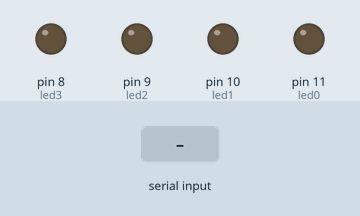
Bench run of a program on a simulated Arduino Mega 2560, built with avr-gcc and run on an emulated ATmega2560. Parts: output pins drawn as LEDs (lit = HIGH). Inputs (shaded band) come from the test bench. Random numbers use the default seed unless the program sets one; what the program prints to the serial monitor is not drawn.

Above: at 1.2 s.
1.3 s: "90,45\n" received over Serial
At 3.5 s:
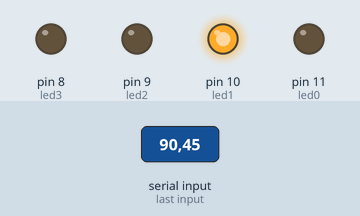
4.3 s: "30,150\n" received over Serial
At 6.4 s:
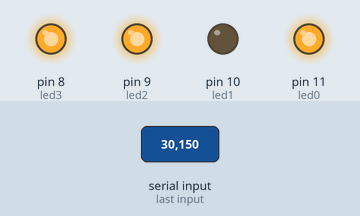
6.7 s: "90,45\n" received over Serial
At 8.0 s:
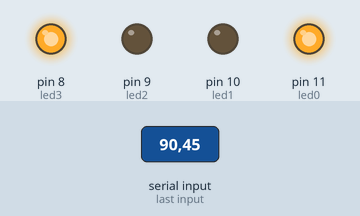
Timing chart, 0 to 9.7 s (numbered marks = the images above; inputs shaded):
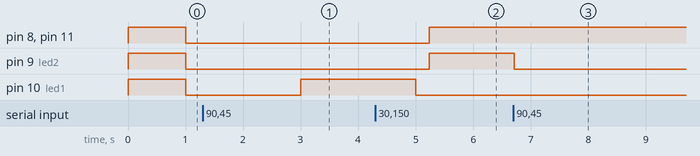

Measured:
- after the input at 4.3 s, pin 10 (led1): HIGH → LOW after 0.70 s
- after the input at 6.7 s, pin 9 (led2): HIGH → LOW at once

The program:

main.cpp
```cpp
#include <Arduino.h>

int user;
int user_arr[4];
int pass[4];

int attempt=3;
int error =0;

int led0=11;
int led1=10;
int led2=9;
int led3=8;

int tog0, tog1, tog2, tog3, num;

void setup(){

  Serial.begin(9600);

  randomSeed(analogRead(0));
  num = random(9999);
  Serial.println(num);
  pass[3] = num % 10;  num /= 10;
  pass[2] = num % 10;  num /= 10;
  pass[1] = num % 10;  num /= 10;
  pass[0] = num % 10;

  // Set pin to only outupt and low
  pinMode(led0,OUTPUT); pinMode(led1,OUTPUT); pinMode(led2,OUTPUT); pinMode(led3, OUTPUT);
  digitalWrite(led0, LOW); digitalWrite(led1, LOW); digitalWrite(led2, LOW); digitalWrite(led3, LOW);

  noInterrupts(); //disable all interrupts

  //Timer 1 init to 1Hz
  TCCR1A=0;
  TCCR1B=0;
  TCNT1=0;
  OCR1A = 15624; // OCR3A = 16M / (1Hz * 1024) -1 ;
  TCCR1B |= (1<<WGM12); //WGM4
  TCCR1B |= (1<<CS12) | (0<<CS11) | (1<<CS10); //prescalar value = 1024;
  TIMSK1 |= (1<<OCIE1A); // enable overflow flag

  //Timer 3 init to 1Hz
  TCCR3A=0;
  TCCR3B=0;
  TCNT3=0;
  OCR3A = 15624; // OCR3A = 16M / (1Hz * 1024) -1 ;
  TCCR3B |= (1<<WGM32); //WGM4
  TCCR3B |= (1<<CS32) | (0<<CS31) | (1<<CS30); //prescalar value = 1024;
  TIMSK3 |= (1<<OCIE3A); // enable overflow flag

  //Timer 4 init to 1Hz
  TCCR4A=0;
  TCCR4B=0;
  TCNT4=0;
  OCR4A = 15624; // OCR3A = 16M / (1Hz * 1024) -1 ;
  TCCR4B |= (1<<WGM42); //WGM4
  TCCR4B |= (1<<CS42) | (0<<CS41) | (1<<CS40); //prescalar value = 1024;
  TIMSK4 |= (1<<OCIE4A); // enable overflow flag

  //Timer 5 init to 1Hz
  TCCR5A=0;
  TCCR5B=0;
  TCNT5=0;
  OCR5A = 15624; // OCR3A = 16M / (1Hz * 1024) -1 ;
  TCCR5B |= (1<<WGM52); //WGM4
  TCCR5B |= (1<<CS52) | (0<<CS51) | (1<<CS50); //prescalar value = 1024;
  TIMSK5 |= (1<<OCIE5A); // enable overflow flag

  interrupts(); //enable all interrupts


}
void loop(){
  if (Serial.available()>0){
    //parse input
    user = Serial.parseInt();
    for (int j=3; j>=0; j--){
      user_arr[j] = user % 10;
      user /= 10;
      Serial.println(user_arr[j]);
    }
    attempt -= 1;

    if( (user_arr[0] == pass[0])  && (user_arr[1] == pass[1]) && (user_arr[2] == pass[2]) && (user_arr[3] == pass[3])   ){
      tog0 = 1;
      tog1 = 1;
      tog2 = 1;
      tog3 = 1;
      Serial.print("UNLOCKED\n");
    }

    //check for attempts left
    if (attempt == 0){
      //if any key is wrong, all led on
      if( (user_arr[0] != pass[0])  || (user_arr[1] != pass[1]) || (user_arr[2] != pass[2]) || (user_arr[3] != pass[3])   ){
        error = 1234;
        tog0=0;
        tog1=0;
        tog2=0;
        tog3=0;
        Serial.print("ERROR: No attempt left\n");
      }
    }
    if (attempt !=0){
      Serial.print("REMAINING attempt: ");
      Serial.print(attempt);
      //turn off led if correct
      if (user_arr[0] == pass[0]) tog0 = 1;
      if (user_arr[1] == pass[1]) tog1 = 1;
      if (user_arr[2] == pass[2]) tog2 = 1;
      if (user_arr[3] == pass[3]) tog3 = 1;

      // if not
      // increase to 5Hz and set tog =0
      if (attempt == 2){
        if (user_arr[0] != pass[0]){
          OCR1A = 3124;
          tog0=0;
        }
        if (user_arr[1] != pass[1]){
          OCR3A = 3124;
          tog1=0;
        }
        if (user_arr[2] != pass[2]){
          OCR4A = 3124;
          tog2=0;
        }
        if (user_arr[3] != pass[3]){
          OCR5A = 3124;
          tog3=0;
        }
      }

      // increase to 25Hz and set tog =0
      if (attempt == 2){
        if (user_arr[0] != pass[0]){
          OCR1A = 624;
          tog0=0;
        }
        if (user_arr[1] != pass[1]){
          OCR3A = 624;
          tog1=0;
        }
        if (user_arr[2] != pass[2]){
          OCR4A = 624;
          tog2=0;
        }
        if (user_arr[3] != pass[3]){
          OCR5A = 624;
          tog3=0;
        }
      }// attempt = 1

    }//attempt !=0


  }//Serial.available()
}

ISR(TIMER1_COMPA_vect) {
  if (tog0 == 1) digitalWrite(led0, LOW); //correct key
  if (tog0 == 0){
    if (error) digitalWrite(led0, HIGH);
    else digitalWrite(led0, !digitalRead(led0)); //blinks when wrong
  }
}

ISR(TIMER3_COMPA_vect) {
  if (tog1 == 1) digitalWrite(led1, LOW); //correct key
  if (tog1 == 0){
    if (error) digitalWrite(led1, HIGH);
    else digitalWrite(led1, !digitalRead(led1)); //blinks when wrong
  }
}
ISR(TIMER4_COMPA_vect) {
  if (tog2 == 1) digitalWrite(led2, LOW); //correct key
  if (tog2 == 0){
    if (error) digitalWrite(led2, HIGH);
    else digitalWrite(led2, !digitalRead(led2)); //blinks when wrong
  }
}
ISR(TIMER5_COMPA_vect) {
  if (tog3 == 1) digitalWrite(led3, LOW); //correct key
  if (tog3 == 0){
    if (error) digitalWrite(led3, HIGH);
    else digitalWrite(led3, !digitalRead(led3)); //blinks when wrong
  }
}


// #include <Arduino.h>
// #include "DigiPin.h"
// #include "Safe.h"

// Pin red(11);
// Pin yellow(9);
// Pin blue(8);
// Pin green(10);
// Pin pins[] = {red, green, blue, yellow};
// Safe safe1;

// void pin_init(Pin color) {
//     color.set_TCCRA();
//     color.set_TCCRB(1, 0, 0);
//     color.set_TCNT();
//     color.set_OCR(31248);
//     color.set_TIMSK(1);
// }

// int guessnum = 0;
// int factor = 1;

// void setup() {
//     Serial.begin(9600);
//     noInterrupts();
//     pin_init(red);
//     pin_init(blue);
//     pin_init(green);
//     pin_init(yellow);
//     interrupts();
// }

// int code = random(1000, 10000);
// String stringCode = String(code);
// char temp;

// void loop() {
//     while(Serial.available()) {
//         factor += 5;
//         String in = Serial.readString();
//         in.trim();

//         Serial.println(stringCode);
//         Serial.println(in);
//         Serial.println();

//         for (int i = 0; i < 4; i++) {
//             if (in[i] == stringCode[i]) {
//                 pins[i].set_TIMSK(0);
//             } else {
//                 pins[i].factor_OCR(factor);
//             }
//         }

//         guessnum += 1;

//         if (guessnum == 5) {
//             for (int i = 0; i < 4; i++) {
//                 pins[i].set_TIMSK(0);
//             }
//             PORTB |= (11 << 5);
//             PORTB |= (10 << 5);
//             PORTB |= (9 << 5);
//             PORTB |= (8 << 5);
//         }
//     }
// }

// ISR(TIMER3_COMPA_vect) {
//     digitalWrite(11, !digitalRead(11));
// }

// ISR(TIMER4_COMPA_vect) {
//     digitalWrite(10, !digitalRead(10));
// }

// ISR(TIMER1_COMPA_vect) {
//     digitalWrite(9, !digitalRead(9));
// }

// ISR(TIMER5_COMPA_vect) {
//     digitalWrite(8, !digitalRead(8));
// }
```

DigiPin.cpp
```cpp
#include "DigiPin.h"
#include <Arduino.h>

Pin::Pin(int p) : pin(p) {
    pinMode(pin, OUTPUT);
}

void Pin::set_TCCRA() {
    // dummy implementation, you need to set actual values
}

void Pin::set_TCCRB(int wgm, int cs1, int cs0) {
    // dummy implementation, you need to set actual values
}

void Pin::set_TCNT() {
    // dummy implementation, you need to reset the timer count or set a specific value
}

void Pin::set_OCR(int value) {
    // dummy implementation, set Output Compare Register value
}

void Pin::set_TIMSK(int value) {
    // dummy implementation, set Timer Interrupt Mask Register
}

void Pin::factor_OCR(int factor) {
    // dummy implementation, modify the Output Compare Register with a factor
}
```

DigiPin.h
```cpp
#ifndef DIGIPIN_H
#define DIGIPIN_H

class Pin {
public:
    explicit Pin(int p);

    void set_TCCRA();
    void set_TCCRB(int wgm, int cs1, int cs0);
    void set_TCNT();
    void set_OCR(int value);
    void set_TIMSK(int value);
    void factor_OCR(int factor);

private:
    int pin;
};

#endif
```

Safe.cpp
```cpp
#include "Safe.h"

Safe::Safe() {
    // Initialization or setup for the 'Safe'
}
```

Safe.h
```cpp
#ifndef SAFE_H
#define SAFE_H

class Safe {
public:
    Safe();

    // You may need to add methods based on the full intended functionality of the 'Safe'
};

#endif
```
